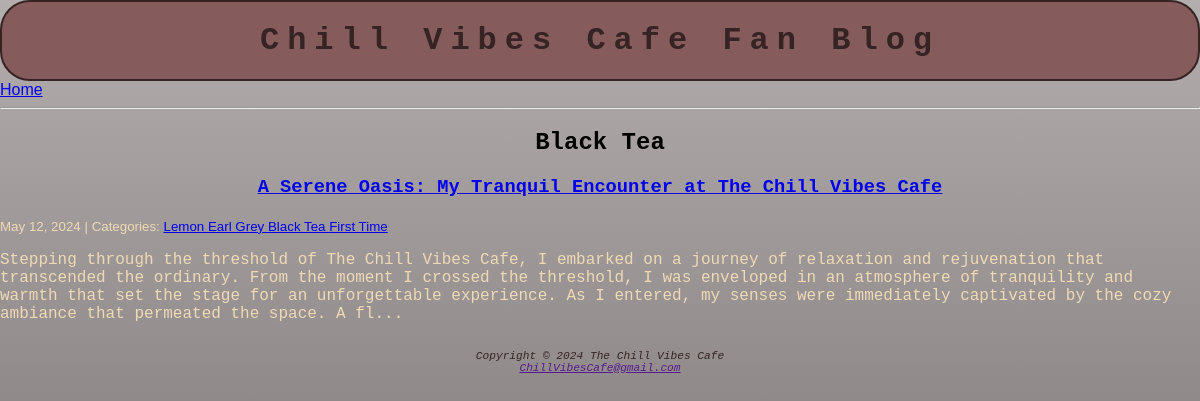
Page /category/Black Tea/ on the committed database.
### blog/models.py (models this page shows, shortened)
class Category(models.Model):
    name = models.CharField(max_length=30)
    class Meta:
        verbose_name_plural = "categories"

class Post(models.Model):
    title = models.CharField(max_length=255)
    body = models.TextField()
    created_on = models.DateTimeField(auto_now_add=True)
    last_modified = models.DateTimeField(auto_now=True)
    categories = models.ManyToManyField("Category", related_name="posts")

### blog/views.py (the view)
# urls.py: path("category/<category>/", views.blog_category, name="blog_category"),
def blog_category(request, category):
    posts = Post.objects.filter(
        categories__name__contains=category
    ).order_by("-created_on")
    context = {
        "category": category,
        "posts": posts,
    }
    return render(request, "blog/category.html", context)

### blog/templates/blog/category.html
{% extends "blog/index.html" %}
{% block page_title %}
<h2>{{ category }}</h2>
{% endblock page_title %}

### blog/templates/blog/index.html (shortened to what this page needs)
{% extends "base.html" %}
{% block page_content %}
    {% block posts %}
        {% for post in posts %}
            <h3><a href="{% url 'blog_detail' post.pk %}">{{ post.title }}</a></h3>
            <small>
                {{ post.created_on.date }} | Categories:
                {% for category in post.categories.all %}
                    <a href="{% url 'blog_category' category.name %}">
                        {{ category.name }}
                    </a>
                {% endfor %}
            </small>
            <p>{{ post.body | slice:":400" }}...</p>
        {% endfor %}
    {% endblock posts %}
{% endblock page_content %}

### blog/static/css/blog.css (style rules this page uses)
* { box-sizing: border-box; }
html { height: 100%; }
body { height: 100%; margin: 0; color: #eedab5; background-image: linear-gradient(to bottom, #000000, #000000); background-repeat: no-repeat; background-attachment: fixed; font-family: Verdana, Geneva, Tahoma, sans-serif; border-radius: 50px; }
p { font-family: 'Courier New', Courier, monospace; text-align: left; display: grid; }
h2 { color: #000000; font-family: 'Courier New', Courier, monospace; text-align: center; }
h3 { font-family: 'Courier New', Courier, monospace; text-align: center; }
@media (min-width: 1024px) { body { background-image: linear-gradient(to bottom, #b4adad, #6d6666); } }

### rows in the picture
Category: name "Black Tea"
Post: title "A Serene Oasis: My Tranquil Encounter at The Chill Vibes Cafe", created_on "May 12, 2024", body "Stepping through the threshold of The Chill Vibes Cafe, I embarked on a journey of relaxation and rejuvenation that transcended the ordinary. From the moment I crossed the threshold, I was enveloped in an atmosphere of tranquility and warmth that set the stage for an unforgettable experience. As I entered, my senses were immediately captivated by the cozy ambiance that permeated the space. A fl"
Category: name "Lemon Earl Grey"
Category: name "First Time"
